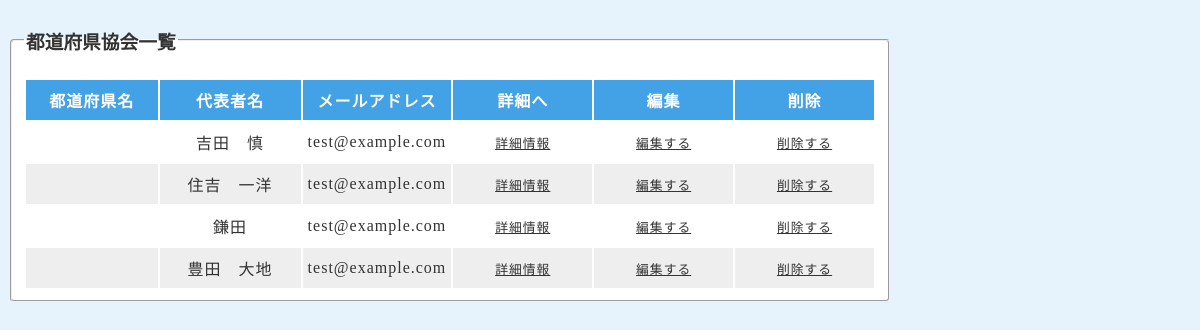
/prefecture_table/pref_read.php (signed in), run on an earlier commit of the app's database.
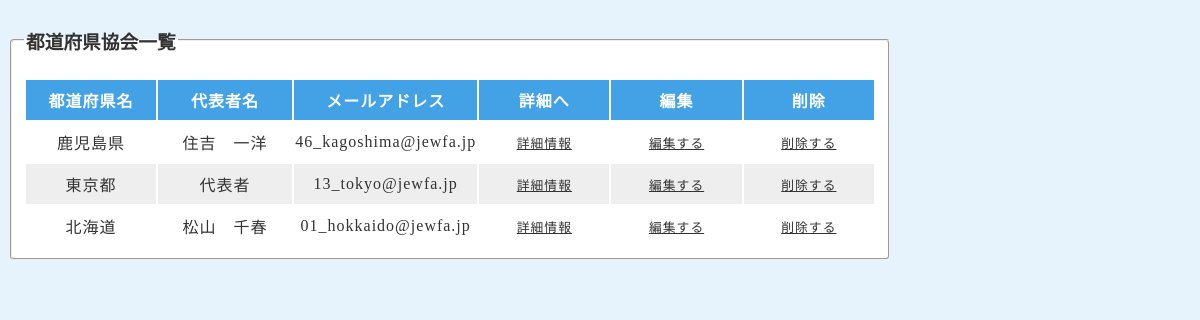
And on a later commit of the database.
### tables this page shows
CREATE TABLE `pref_managers` (
  `id` int(8) NOT NULL,
  `prefecture` varchar(128) NOT NULL,
  `manager` varchar(128) NOT NULL,
  `mail` varchar(128) NOT NULL,
  `tel` varchar(128) NOT NULL,
  `yuubin` varchar(128) NOT NULL,
  `address` varchar(128) NOT NULL,
  `password` varchar(128) NOT NULL,
  `created_at` datetime NOT NULL,
  `updated_at` datetime NOT NULL
);

### prefecture_table/pref_read.php (the view, shortened to what this page needs)
<?php
$pdo = connect_to_pref_db();
$sql = 'SELECT id, prefecture, manager, mail FROM pref_managers';
$stmt = $pdo->prepare($sql);
$status = $stmt->execute();
if ($status == false) {
  $error = $stmt->errorInfo();
  echo json_encode(["error_msg" => "{$error[2]}"]);
  exit();
} else {
  $result = $stmt->fetchAll(PDO::FETCH_ASSOC);
  $output = "";
  foreach ($result as $record) {
    $output .= "<tr>";
    $output .= "<td>{$record["prefecture"]}</td>";
    $output .= "<td>{$record["manager"]}</td>";
    $output .= "<td>{$record["mail"]}</td>";
    $output .= "<td><a href ='pref_detail.php?id={$record["id"]}'>詳細情報</a></td>";
    $output .= "<td><a href ='pref_edit.php?id={$record["id"]}'>編集する</a></td>";
    $output .= "<td><a href ='pref_delete.php?id={$record["id"]}'>削除する</a></td>";
    $output .= "</tr>";
  }
}
?>
<!DOCTYPE html>
<html lang="ja">
<head>
  <link rel="stylesheet" href="css/style.css">
</head>
<body>
  <fieldset>
    <legend><h3>都道府県協会一覧</h3></legend>
    <table>
      <thead>
        <tr>
          <th>都道府県名</th>
          <th>代表者名</th>
          <th>メールアドレス</th>
          <th>詳細へ</th>
          <th>編集</th>
          <th>削除</th>
        </tr>
      </thead>
      <tbody>
        <?= $output ?>
      </tbody>
    </table>
  </fieldset>
</body>
</html>

### prefecture_table/css/style.css (style rules this page uses)
* { box-sizing: border-box; color: #333; }
body { background-color: #e7f3fc; font-family: "Noto Sans JP,sans-serif"; }
fieldset { width: 880px; background-color: white; border-radius: 4px; }
th { background-color: #43A2E5; color: white; letter-spacing: 2px; }
tr:nth-child(2n) { background-color: #eee; }
tr { height: 40px; background-color: white; text-align: center; }
th,td { width: 150px; letter-spacing: 1px; }
td { text-align: center; color: #333; text-overflow: ellipsis; white-space: nowrap; overflow: hidden; }
td:nth-child(n+4) { font-size: .8rem; padding: 0 8px; }

What changed in the data, as far as the page shows it:
removed pref_managers: manager "吉田 慎", mail "test@example.com"
removed pref_managers: manager "住吉 一洋", mail "test@example.com"
removed pref_managers: manager "鎌田", mail "test@example.com"
removed pref_managers: manager "豊田 大地", mail "test@example.com"
added pref_managers: prefecture "鹿児島県", manager "住吉 一洋", mail "46_kagoshima@jewfa.jp"
added pref_managers: prefecture "東京都", manager "代表者", mail "13_tokyo@jewfa.jp"
added pref_managers: prefecture "北海道", manager "松山 千春", mail "01_hokkaido@jewfa.jp"
